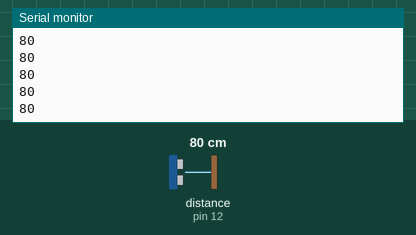
This sketch was run on a simulated Arduino Uno, built with avr-gcc and run on an emulated ATmega328P. Shown: the last lines printed to the serial monitor. Wiring (inferred from the names in the program): ultrasonic range finder: trigger pin 12; echo pin 12. The test bench sets the inputs (shaded band); at power-on: distance to the obstacle (sensor on pin 12) 80 cm. The echo pulse lasts 58.3 µs per cm.

Above: at 1.2 s.
1.3 s: distance to the obstacle (sensor on pin 12) set to 2 cm
At 2.0 s:
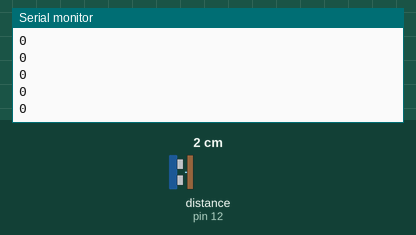
2.8 s: distance to the obstacle (sensor on pin 12) set to 9 cm
At 3.6 s:
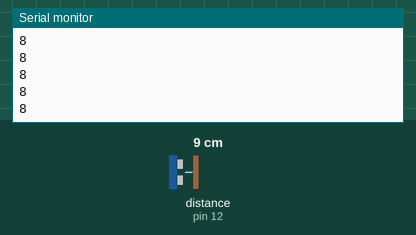
Timing chart, 0 to 5.8 s (numbered marks = the images above; inputs shaded):
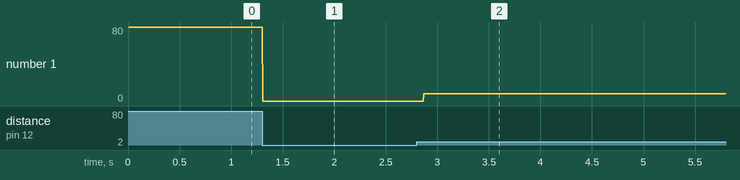

Measured:
- after the input at 1.3 s, the serial monitor: prints a new line at once (image 1)
- after the input at 2.8 s, the serial monitor: prints a new line after 0.07 s (image 2)
- plotted number 1: 80 → 0 after the input at 1.3 s, 0 → 8 after the input at 2.8 s

The sketch:

Ultrasonic_sensors_test.ino
```cpp
#define pingpinA  12
#define pingpinB 11
int cm;
int cm1;


void setup() {
  Serial.begin(9600);
}

void loop() {
  cm = PingPin(pingpinA);
  //Serial.print("cm=");
  Serial.println(cm);
  //cm1 = PingPin(pingpinB);
  //Serial.print("cm1=");
  //Serial.println(cm1);
  //delay(10);
}
//28  -64-131

int PingPin(int pin) {
  unsigned long t;
  int kekka;
  int kyori;
  pinMode(pin, OUTPUT);//出力モード
  digitalWrite(pin, LOW); //LOＷ出力
  delayMicroseconds(2);
  digitalWrite(pin, HIGH); //ＨＩＧＨ出力
  delayMicroseconds(5);
  digitalWrite(pin, LOW); //ＬＯＷ出力
  pinMode(pin, INPUT); //入力モード
  t = pulseIn(pin, HIGH);
  kekka = (t / 29) / 2;
  if (!kekka == 0 && kekka > 3) {
    kyori = kekka;
  }
  return kyori ;
}
```
